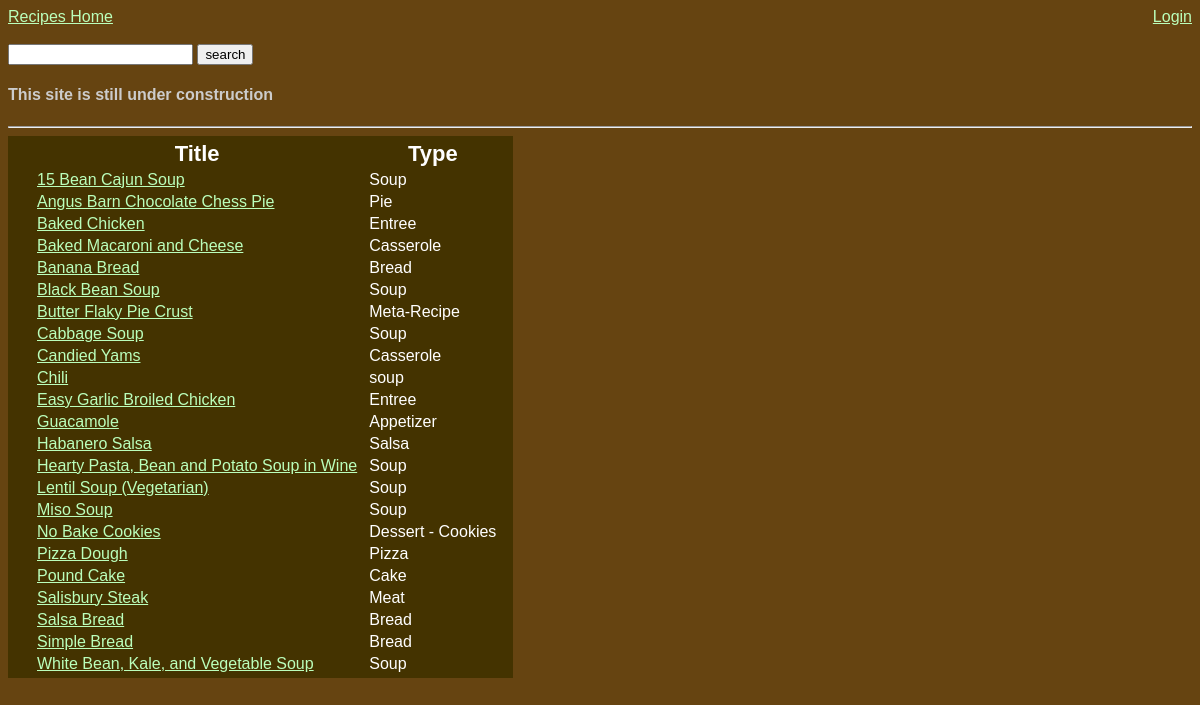
Screenshot of /searchRecipes.php with the database file from the repository.
### tables this page shows
CREATE TABLE `recipes` (
  `indx` int(10) NOT NULL AUTO_INCREMENT,
  `title` varchar(100) DEFAULT NULL,
  `user` varchar(50) DEFAULT NULL,
  `type` varchar(100) DEFAULT NULL,
  `imageLocation` varchar(500) DEFAULT NULL,
  `ingredients` varchar(5000) DEFAULT NULL,
  `directions` varchar(5000) DEFAULT NULL,
  PRIMARY KEY (`indx`)
);

### searchRecipes.php (the view, shortened to what this page needs)
<?php
    include("header.php");
    $qry = "select * from recipes where
            (title) like
            '%".$_GET['searchfield']."%'";
    $qry = $qry." or (user) like
            '%".$_GET['searchfield']."%'";
    $qry = $qry." or (type) like
            '%".$_GET['searchfield']."%'";
    $qry = $qry." or (ingredients) like
            '%".$_GET['searchfield']."%'";
    $qry = $qry." or (directions) like
            '%".$_GET['searchfield']."%'";
    $qry = $qry." or (indx) like
            '%".$_GET['searchfield']."%'";
    $qry = $qry." order by title";
    echo "<table><th></th><th>Title</th><th>Type</th>";
    $result = mysql_query($qry) or die('invalid query: '.mysql_error());
    while($row = mysql_fetch_array($result)){
        echo "<tr><td>";
            echo "</td>
                <td><a href=\"showForm.php?indx=".$row['indx']."\">".$row['title']."</a></td>
                <td>".$row['type']."</td>
                </tr>";
        }
        echo '</table>';
    include("footer.php");
?>

### recipestyle.css (style rules this page uses)
body { background-color:#641; color:#ccc; font-size:16px; font-family:helvetica, sans-serif; }
a:link { color:#bfb; }
table { background-color:#430; color:#fff; padding:2px 10px 2px 10px; }
td { padding-left:5px; padding-right:5px; }
th { font-size:22px; }

### rows the page displays
recipes: title "15 Bean Cajun Soup", type "Soup"
recipes: title "Angus Barn Chocolate Chess Pie", type "Pie"
recipes: title "Baked Chicken", type "Entree"
recipes: title "Baked Macaroni and Cheese", type "Casserole"
recipes: title "Banana Bread", type "Bread"
recipes: title "Black Bean Soup", type "Soup"
recipes: title "Butter Flaky Pie Crust", type "Meta-Recipe"
recipes: title "Cabbage Soup", type "Soup"
recipes: title "Candied Yams", type "Casserole"
recipes: title "Chili", type "soup"
recipes: title "Easy Garlic Broiled Chicken", type "Entree"
recipes: title "Guacamole", type "Appetizer"
recipes: title "Habanero Salsa", type "Salsa"
recipes: title "Hearty Pasta, Bean and Potato Soup in Wine", type "Soup"
recipes: title "Lentil Soup (Vegetarian)", type "Soup"
recipes: title "Miso Soup", type "Soup"
recipes: title "No Bake Cookies", type "Dessert - Cookies"
recipes: title "Pizza Dough", type "Pizza"
recipes: title "Pound Cake", type "Cake"
recipes: title "Salisbury Steak", type "Meat"
recipes: title "Salsa Bread", type "Bread"
recipes: title "Simple Bread", type "Bread"
recipes: title "White Bean, Kale, and Vegetable Soup", type "Soup"
